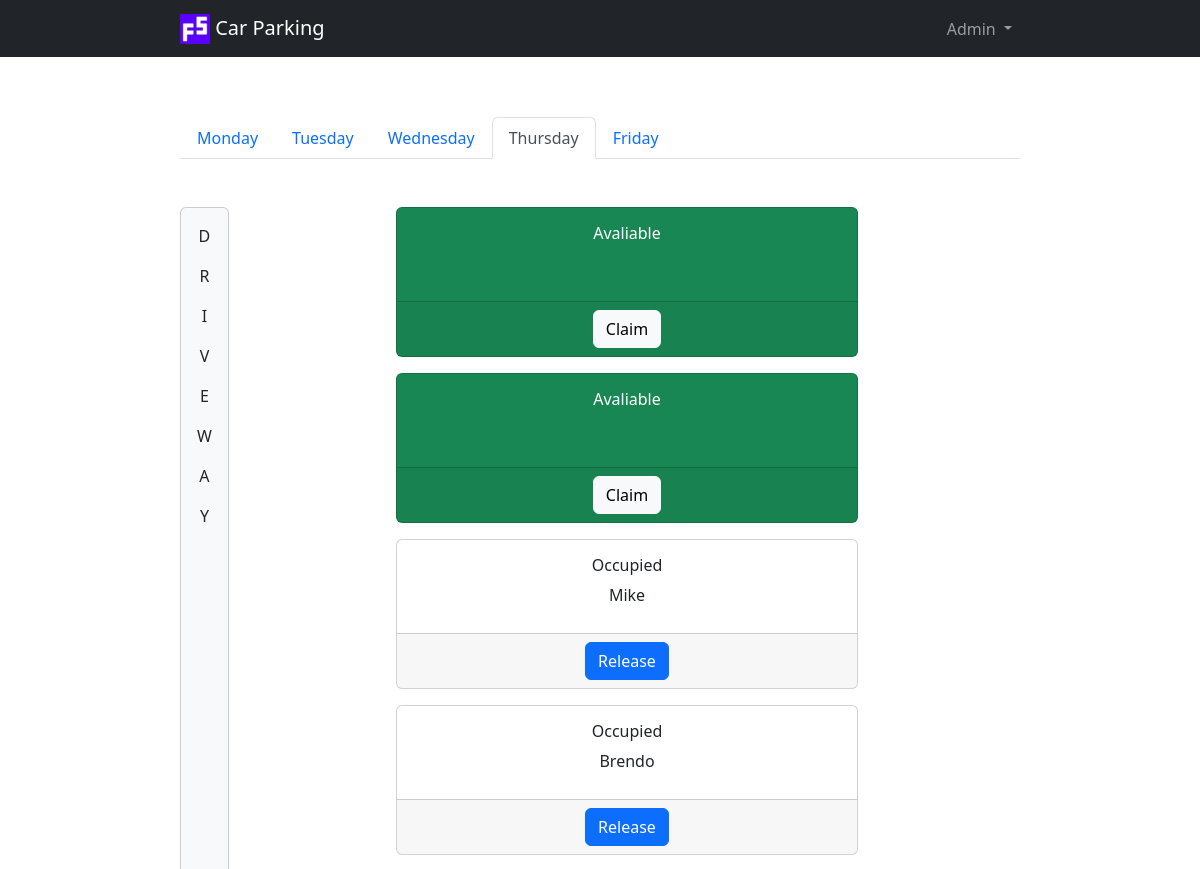
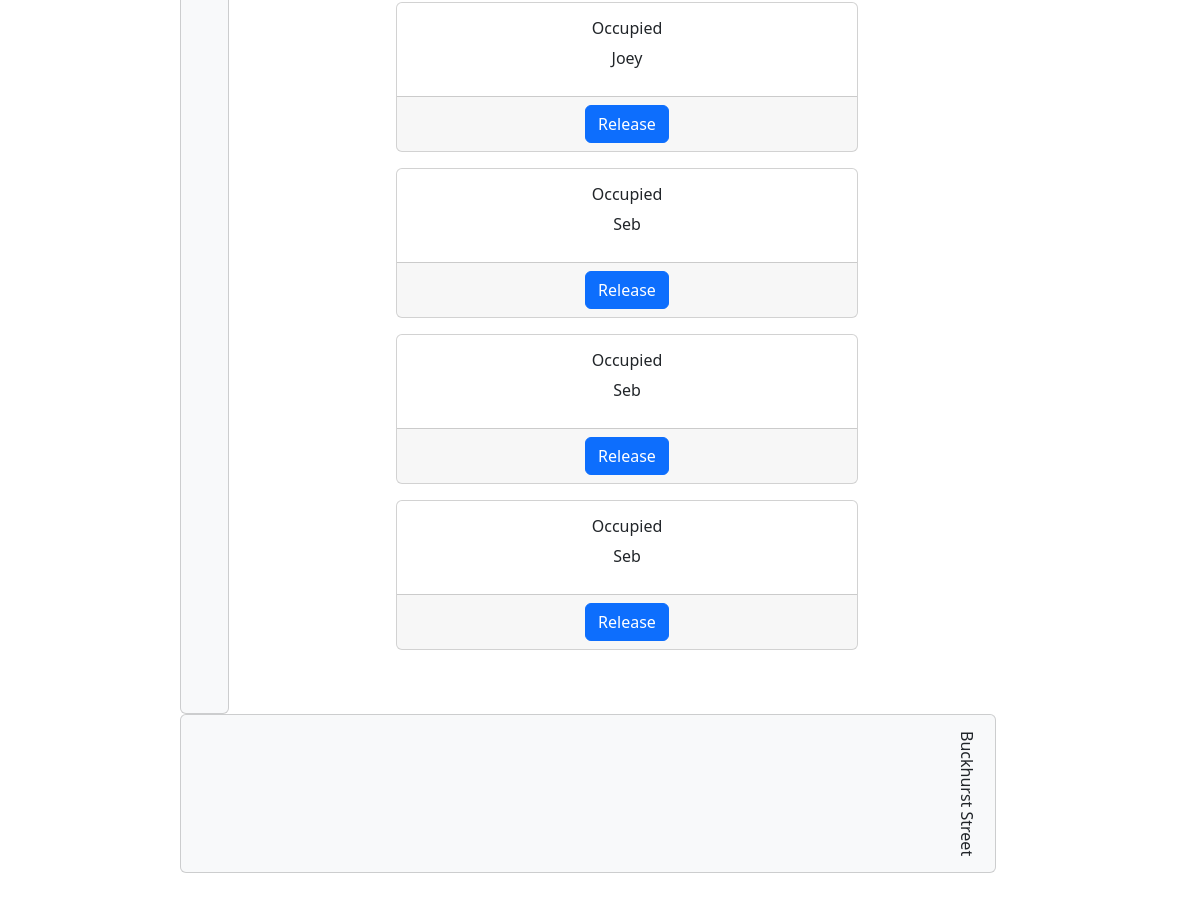
/?day=thursday, run on the app's committed database (2 pictures, top to bottom).
### server.py (models this page shows)
class ParkingSpace(db.Model):
    __tablename__ = "parking_spaces"
    id = db.Column(db.Integer, primary_key=True)
    monday = db.Column(db.String(250), nullable=False)
    tuesday = db.Column(db.String(250), nullable=False)
    wednesday = db.Column(db.String(250), nullable=False)
    thursday = db.Column(db.String(250), nullable=False)
    friday = db.Column(db.String(250), nullable=False)
    owner_id = db.Column(db.Integer, db.ForeignKey("owners.id"))
    owner = relationship("Owner", back_populates="parking_spaces")

### server.py (the view)
@app.route("/")
def home():
    if request.args.get("day"):
        current_day = request.args.get("day")
    else:
        current_day = datetime.today().strftime('%A').lower()
    owners = Owner.query.all()
    spaces = ParkingSpace.query.all()
    return render_template("index.html", spaces=spaces, owners=owners, days=days, current_day=current_day)

### templates/index.html (shortened to what this page needs)
{% extends "base.html" %}
{% block content %}
<ul class="nav nav-tabs mb-5">
    {% for day in days %}
    {% if day == current_day %}
    <li class="nav-item">
        <a class="nav-link active" aria-current="page" href="{{ url_for('home', day=day) }}">{{ day.capitalize() }}</a>
    </li>
    {% else %}
    <li class="nav-item">
        <a class="nav-link" href="{{ url_for('home', day=day) }}">{{ day.capitalize() }}</a>
    </li>
    {% endif %}
    {% endfor %}
</ul>
<div class="row mb-5">
    <div class="col-3 d-xxl-none d-flex align-items-stretch">
        <div class="card bg-light">
            <div class="card-body text-center align-middle">
                <p>D</p>
                <p>R</p>
                <p>I</p>
                <p>V</p>
                <p>E</p>
                <p>W</p>
                <p>A</p>
                <p>Y</p>
            </div>
        </div>
    </div>
    <div class="col-9 col-xxl-12">
        <div class="row mb-5">
            {% for space in spaces %}
            <div class="col-9 col-xxl text-center">
                {% if space[current_day] == "" %}
                <div class="card spaces text-bg-success mb-3">
                    {% else %}
                    <div class="card spaces mb-3">
                        {% endif %}
                        <div class="card-body">
                            {% if space[current_day] == "" %}
                            <h5 class="card-title text-wrap">Avaliable</h5>
                            {% else %}
                            <h5 class="card-title text-wrap">Occupied</h5>
                            {% endif %}
                            <p class="card-text text-wrap">{{ space[current_day] }}</p>
                        </div>
                        <div class="card-footer text-center">
                            {% if space[current_day] != "" %}
                            <a href="{{ url_for('release_space', id=space.id, day=current_day) }}"
                                class="btn btn-primary">Release</a>
                            {% else %}
                            <button type="button" class="btn btn-light" data-bs-toggle="modal"
                                data-bs-target="#name{{ space.id }}" data-bs-whatever="@getbootstrap">Claim</button>
                            {% endif %}
                        </div>
                    </div>
                </div>
                {% endfor %}
            </div>
        </div>
        <div class="row mb-5 text-center d-xxl-none">
            <div class="col">
                <div class="card bg-light">
                    <div class="card-body mobile-driveway-text">
                        Buckhurst Street
                    </div>
                </div>
            </div>
        </div>
    </div>
    {% endblock %}

### static/css/styles.css (style rules this page uses)
.card.spaces { height: 150px; }
.card-title { font-size: 1rem; }
.mobile-driveway-text { writing-mode: vertical-rl; text-orientation: mixed; }

### data on the page
ParkingSpace: thursday "Avaliable"
ParkingSpace: thursday "Avaliable"
ParkingSpace: shows "Occupied", thursday "Mike"
ParkingSpace: shows "Occupied", thursday "Brendo"
ParkingSpace: shows "Occupied", thursday "Joey"
ParkingSpace: shows "Occupied", thursday "Seb"
ParkingSpace: shows "Occupied", thursday "Seb"
ParkingSpace: shows "Occupied", thursday "Seb"

### other printed values
{{ day.capitalize() }} "Monday" "Tuesday" "Wednesday" "Friday"
{{ day.capitalize() }} "Thursday"
